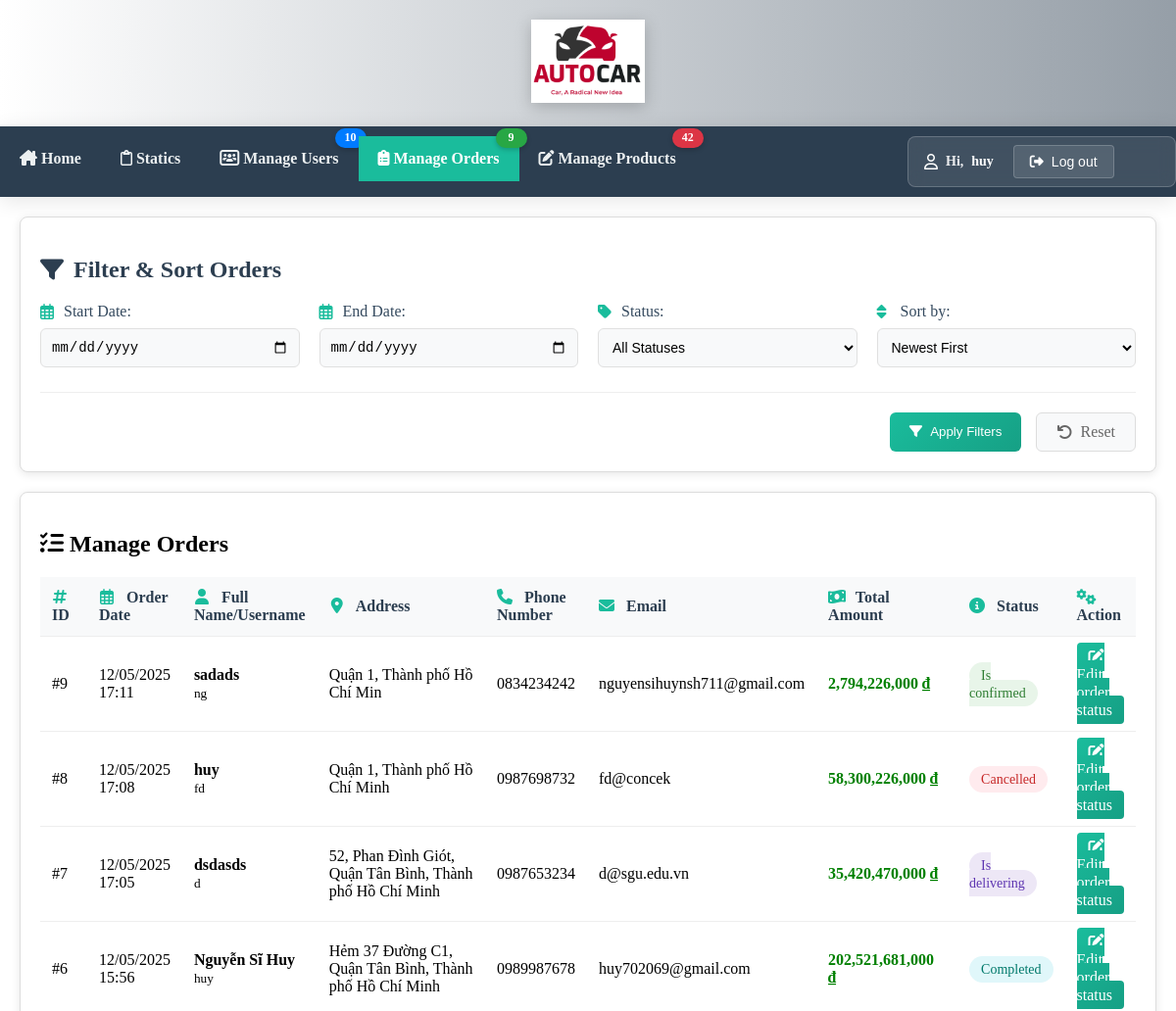
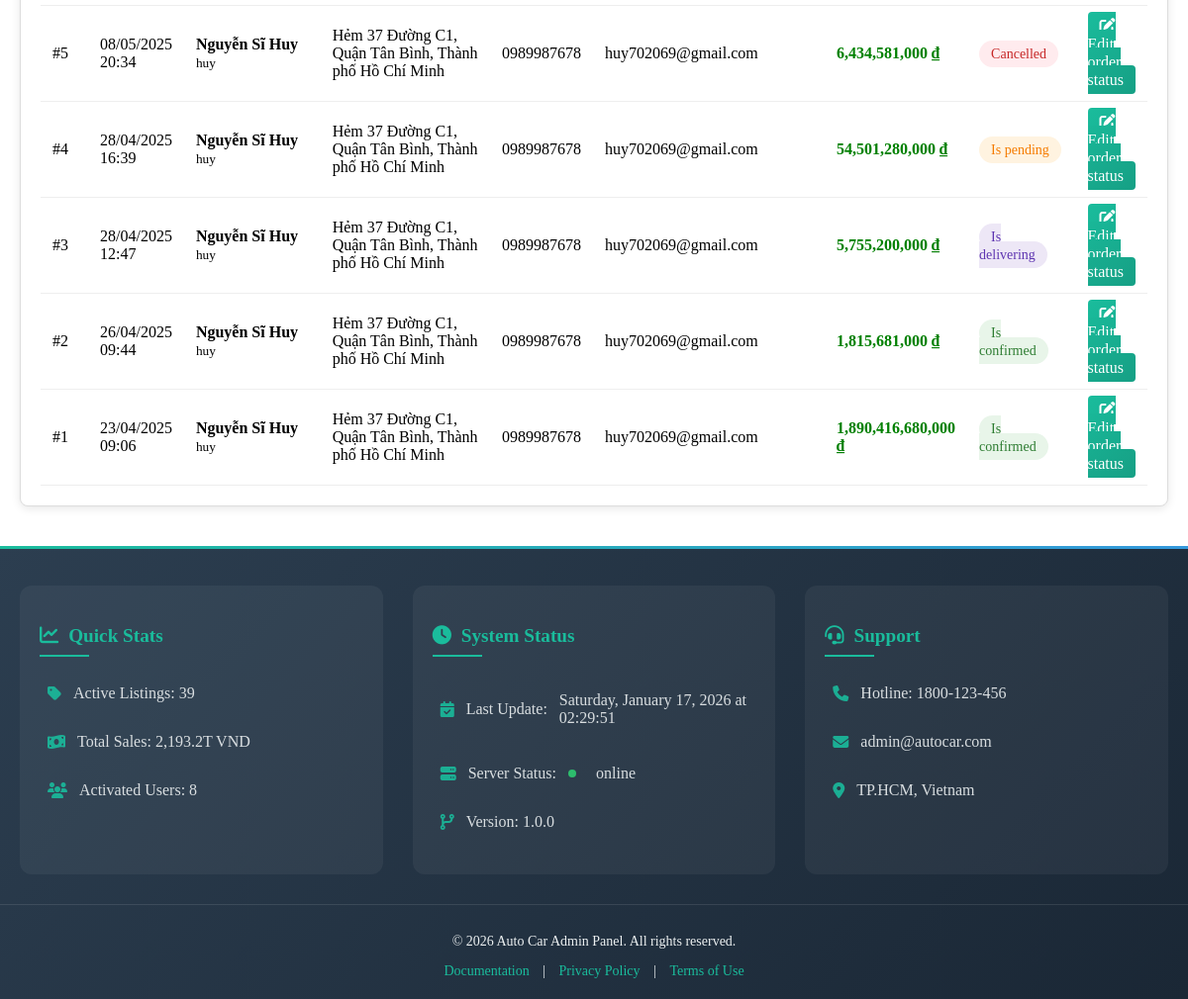
Screenshot of /Admin/manage-orders.php (signed in) with the database file from the repository (2 pictures, top to bottom).
### tables this page shows
CREATE TABLE `orders` (
  `order_id` int(11) NOT NULL,
  `user_id` int(11) NOT NULL,
  `order_date` datetime DEFAULT NULL,
  `delivered_date` datetime DEFAULT NULL,
  `expected_total_amount` decimal(20,2) DEFAULT NULL,
  `VAT` decimal(20,2) DEFAULT NULL,
  `shipping_address` varchar(255) DEFAULT NULL,
  `distance` float NOT NULL DEFAULT 0,
  `shipping_fee` decimal(10,2) NOT NULL DEFAULT 0.00,
  `total_amount` decimal(20,2) DEFAULT NULL,
  `payment_method_id` int(11) DEFAULT NULL,
  `order_status` enum('is pending','is confirmed','delivered','is delivering','cancelled','initiated','completed') DEFAULT 'initiated',
  `description` longtext DEFAULT NULL,
  `shipper_info` varchar(255) DEFAULT NULL,
  `delivery_duration` int(11) GENERATED ALWAYS AS (timestampdiff(HOUR,`order_date`,`delivered_date`)) STORED
);

CREATE TABLE `users_acc` (
  `id` int(11) NOT NULL,
  `username` varchar(100) NOT NULL,
  `password` char(255) NOT NULL,
  `status` enum('activated','disabled','banned') NOT NULL,
  `register_date` datetime NOT NULL DEFAULT current_timestamp(),
  `phone_num` varchar(20) NOT NULL,
  `email` varchar(255) NOT NULL,
  `role` enum('user','admin') NOT NULL DEFAULT 'user',
  `address` varchar(255) DEFAULT NULL,
  `full_name` varchar(255) DEFAULT NULL
);

### Admin/manage-orders.php (the view, shortened to what this page needs)
<?php
include 'header.php';
$query = "SELECT o.*, u.username, u.full_name, u.phone_num, u.email
          FROM orders o
          JOIN users_acc u ON o.user_id = u.id";
$sort = $_GET['sort'] ?? 'date_desc';
switch ($sort) {
    default:
        $query .= " ORDER BY o.order_date DESC";
}
$stmt = mysqli_prepare($connect, $query);
mysqli_stmt_execute($stmt);
$orders_result = mysqli_stmt_get_result($stmt);
?>
<!DOCTYPE html>
<html lang="en">
<head>
</head>
<body>
    <main>
        <div class="admin-section filter-container">
            <h2><i class="fas fa-filter"></i> Filter & Sort Orders</h2>
            <form method="GET" action="manage-orders.php" class="filters">
                <div class="filter-grid">
                    <div class="filter-group">
                        <label for="start-date"><i class="far fa-calendar-alt"></i> Start Date:</label>
                        <input type="date" id="start-date" name="start_date"
                            value="<?= htmlspecialchars($_GET['start_date'] ?? '') ?>">
                    </div>
                    <div class="filter-group">
                        <label for="end-date"><i class="far fa-calendar-alt"></i> End Date:</label>
                        <input type="date" id="end-date" name="end_date"
                            value="<?= htmlspecialchars($_GET['end_date'] ?? '') ?>">
                    </div>
                    <div class="filter-group">
                        <label for="status"><i class="fas fa-tag"></i> Status:</label>
                        <select id="status" name="status">
                            <option value="all">All Statuses</option>
                        </select>
                    </div>
                    <div class="filter-group">
                        <label for="sort"><i class="fas fa-sort"></i> Sort by:</label>
                        <select id="sort" name="sort">
                            <option value="date_desc" <?= ($sort === 'date_desc') ? 'selected' : '' ?>>
                                <i class="fas fa-clock"></i> Newest First
                            </option>
                        </select>
                    </div>
                </div>
                <div class="filter-buttons">
                    <button type="submit" class="filter-btn">
                        <i class="fas fa-filter"></i> Apply Filters
                    </button>
                    <a href="manage-orders.php" class="reset-btn">
                        <i class="fas fa-undo"></i> Reset
                    </a>
                </div>
            </form>
        </div>
        <div class="admin-section">
            <h2><i class="fas fa-list-check"></i>&nbsp;Manage Orders</h2>
            <table class="admin-table">
                <thead>
                    <tr>
                        <th><i class="fas fa-hashtag"></i> ID</th>
                        <th><i class="far fa-calendar-alt"></i> Order Date</th>
                        <th><i class="fas fa-user"></i> Full Name/Username</th>
                        <th style="width: 20%;"><i class="fas fa-map-marker-alt"></i> Address</th>
                        <th><i class="fas fa-phone"></i> Phone Number</th>
                        <th><i class="fas fa-envelope"></i> Email</th>
                        <th><i class="fas fa-money-bill-wave"></i> Total Amount</th>
                        <th><i class="fas fa-info-circle"></i> Status</th>
                        <th><i class="fas fa-cogs"></i> Action</th>
                    </tr>
                </thead>
                <tbody>
                    <?php while ($order = mysqli_fetch_assoc($orders_result)): ?>
                        <tr>
                            <td>#<?= htmlspecialchars($order['order_id']) ?></td>
                            <td><?= date('d/m/Y H:i', strtotime($order['order_date'])) ?></td>
                            <td>
                                <strong><?= htmlspecialchars($order['full_name']) ?></strong><br>
                                <small><?= htmlspecialchars($order['username']) ?></small>
                            </td>
                            <td><?= htmlspecialchars($order['shipping_address']) ?></td>
                            <td><?= htmlspecialchars($order['phone_num']) ?></td>
                            <td><?= htmlspecialchars($order['email']) ?></td>
                            <td style="color:#008000;font-weight:bold;"><?= number_format($order['total_amount']) ?> ₫</td>
                            <td>
                                <span class="status-badge status-<?= str_replace(' ', '-', strtolower($order['order_status'])) ?>">
                                    <?php
                                    switch ($order['order_status']) {
                                        case 'is pending': echo 'Is pending'; break;
                                        case 'is confirmed': echo 'Is confirmed'; break;
                                        case 'is delivering': echo 'Is delivering'; break;
                                        case 'completed': echo 'Completed'; break;
                                        case 'cancelled': echo 'Cancelled'; break;
                                    }
                                    ?>
                            </td>
                            <td>
                                <a href="manage-orders.php?edit=<?= $order['order_id'] ?>" class="edit-status-btn">
                                    <i class="fas fa-edit"></i>
                                    Edit order status
                                </a>
                            </td>
                        </tr>
                    <?php endwhile; ?>
                </tbody>
            </table>
        </div>
    </main>
</body>
</html>
<?php
include 'footer.php';
?>

### Admin/header.php (style rules this page uses)
body { margin:0; }
.admin-section { margin: 20px ; padding: 20px; border: 1px solid #ddd; background-color: #f9f9f9; border-radius: 8px; }
.admin-table { width: 100%; border-collapse: collapse; }
.admin-table th, .admin-table td { padding: 10px; text-align: left; border-bottom: 1px solid #ddd; }
.admin-table th { background-color: #f3f3f3; font-weight: bold; }

### Admin/manage-orders.php (style rules this page uses)
.admin-section { margin: 20px; padding: 20px; border: 1px solid #ddd; background-color: #f9f9f9; border-radius: 8px; }
.admin-table { width: 100%; border-collapse: collapse; }
.admin-table th, .admin-table td { padding: 10px; text-align: left; border-bottom: 1px solid #ddd; }
.admin-table th { background-color: #f3f3f3; font-weight: bold; }
.filter-container { background: white; border-radius: 8px; box-shadow: 0 2px 10px rgba(0,0,0,0.1); margin-bottom: 30px; }
.filter-container h2 { color: #2c3e50; font-size: 1.5rem; margin-bottom: 20px; display: flex; align-items: center; gap: 10px; }
.filter-grid { display: grid; grid-template-columns: repeat(auto-fit, minmax(250px, 1fr)); gap: 20px; margin-bottom: 25px; }
.filter-group { display: flex; flex-direction: column; gap: 8px; }
.filter-group label { color: #34495e; font-weight: 500; display: flex; align-items: center; gap: 8px; }
.filter-group label i { color: #1abc9c; width: 16px; }
.filter-group input, .filter-group select { padding: 10px; border: 1px solid #e0e0e0; border-radius: 6px; font-size: 14px; transition: all 0.3s ease; background: #f8f9fa; }
.filter-buttons { display: flex; gap: 15px; justify-content: flex-end; padding-top: 20px; border-top: 1px solid #eee; }
.filter-btn, .reset-btn { padding: 10px 20px; border: none; border-radius: 6px; font-weight: 500; display: inline-flex; align-items: center; gap: 8px; transition: all 0.3s ease; }
.filter-btn { background: linear-gradient(135deg, #1abc9c, #16a085); color: white; }
.reset-btn { background: #f8f9fa; color: #666; border: 1px solid #ddd; text-decoration: none; }
.admin-section { margin: 20px; padding: 20px; background: white; border-radius: 8px; box-shadow: 0 2px 10px rgba(0, 0, 0, 0.1); }
.admin-table { width: 100%; border-collapse: collapse; margin-top: 20px; }
.admin-table th, .admin-table td { padding: 12px; text-align: left; border-bottom: 1px solid #eee; }
.admin-table th { background: #f8f9fa; font-weight: 600; color: #2c3e50; }
.status-badge { padding: 6px 12px; border-radius: 20px; font-size: 14px; font-weight: 500; }
.status-is-pending { background: #fff3e0; color: #f57c00; }
.status-is-confirmed { background: #e8f5e9; color: #2e7d32; }
.status-is-delivering { background: #ede7f6; color: #5e35b1; }
.status-completed { background: #e0f7fa; color: #00796b; }
.status-cancelled { background: #ffebee; color: #c62828; }
.edit-status-btn { padding: 6px 12px; border: none; border-radius: 4px; background: linear-gradient(135deg, #1abc9c, #16a085); color: white; cursor: pointer; transition: all 0.3s ease; text-decoration: none; }
.admin-table th i { margin-right: 8px; color: #1abc9c; width: 16px; text-align: center; }

### rows the page displays
orders: order_id "9", order_date "12/05/2025 17:11", user.full_name "sadads", user.username "ng", shipping_address "Quận 1, Thành phố Hồ Chí Min", user.phone_num "0834234242", user.email "nguyensihuynsh711@gmail.com", total_amount "2,794,226,000", order_status "Is confirmed"
orders: order_id "8", order_date "12/05/2025 17:08", user.full_name "huy", user.username "fd", shipping_address "Quận 1, Thành phố Hồ Chí Minh", user.phone_num "0987698732", user.email "fd@concek", total_amount "58,300,226,000", order_status "Cancelled"
orders: order_id "7", order_date "12/05/2025 17:05", user.full_name "dsdasds", user.username "d", shipping_address "52, Phan Đình Giót, Quận Tân Bình, Thành phố Hồ Chí Minh", user.phone_num "0987653234", user.email "d@sgu.edu.vn", total_amount "35,420,470,000", order_status "Is delivering"
orders: order_id "6", order_date "12/05/2025 15:56", user.full_name "Nguyễn Sĩ Huy", user.username "huy", shipping_address "Hẻm 37 Đường C1, Quận Tân Bình, Thành phố Hồ Chí Minh", user.phone_num "0989987678", user.email "huy702069@gmail.com", total_amount "202,521,681,000", order_status "Completed"
orders: order_id "5", order_date "08/05/2025 20:34", user.full_name "Nguyễn Sĩ Huy", user.username "huy", shipping_address "Hẻm 37 Đường C1, Quận Tân Bình, Thành phố Hồ Chí Minh", user.phone_num "0989987678", user.email "huy702069@gmail.com", total_amount "6,434,581,000", order_status "Cancelled"
orders: order_id "4", order_date "28/04/2025 16:39", user.full_name "Nguyễn Sĩ Huy", user.username "huy", shipping_address "Hẻm 37 Đường C1, Quận Tân Bình, Thành phố Hồ Chí Minh", user.phone_num "0989987678", user.email "huy702069@gmail.com", total_amount "54,501,280,000", order_status "Is pending"
orders: order_id "3", order_date "28/04/2025 12:47", user.full_name "Nguyễn Sĩ Huy", user.username "huy", shipping_address "Hẻm 37 Đường C1, Quận Tân Bình, Thành phố Hồ Chí Minh", user.phone_num "0989987678", user.email "huy702069@gmail.com", total_amount "5,755,200,000", order_status "Is delivering"
orders: order_id "2", order_date "26/04/2025 09:44", user.full_name "Nguyễn Sĩ Huy", user.username "huy", shipping_address "Hẻm 37 Đường C1, Quận Tân Bình, Thành phố Hồ Chí Minh", user.phone_num "0989987678", user.email "huy702069@gmail.com", total_amount "1,815,681,000", order_status "Is confirmed"
orders: order_id "1", order_date "23/04/2025 09:06", user.full_name "Nguyễn Sĩ Huy", user.username "huy", shipping_address "Hẻm 37 Đường C1, Quận Tân Bình, Thành phố Hồ Chí Minh", user.phone_num "0989987678", user.email "huy702069@gmail.com", total_amount "1,890,416,680,000", order_status "Is confirmed"

### other values shown
$counts['users'] "10"
$counts['orders'] "9"
$counts['products'] "42"
$_SESSION['username'] "huy"
$stats['active_listings'] "39"
$stats['total_sales'] / 1000000000 "2,193.2"
$stats['active_users'] "8"
$server_status "online"
$system_version "1.0.0"
